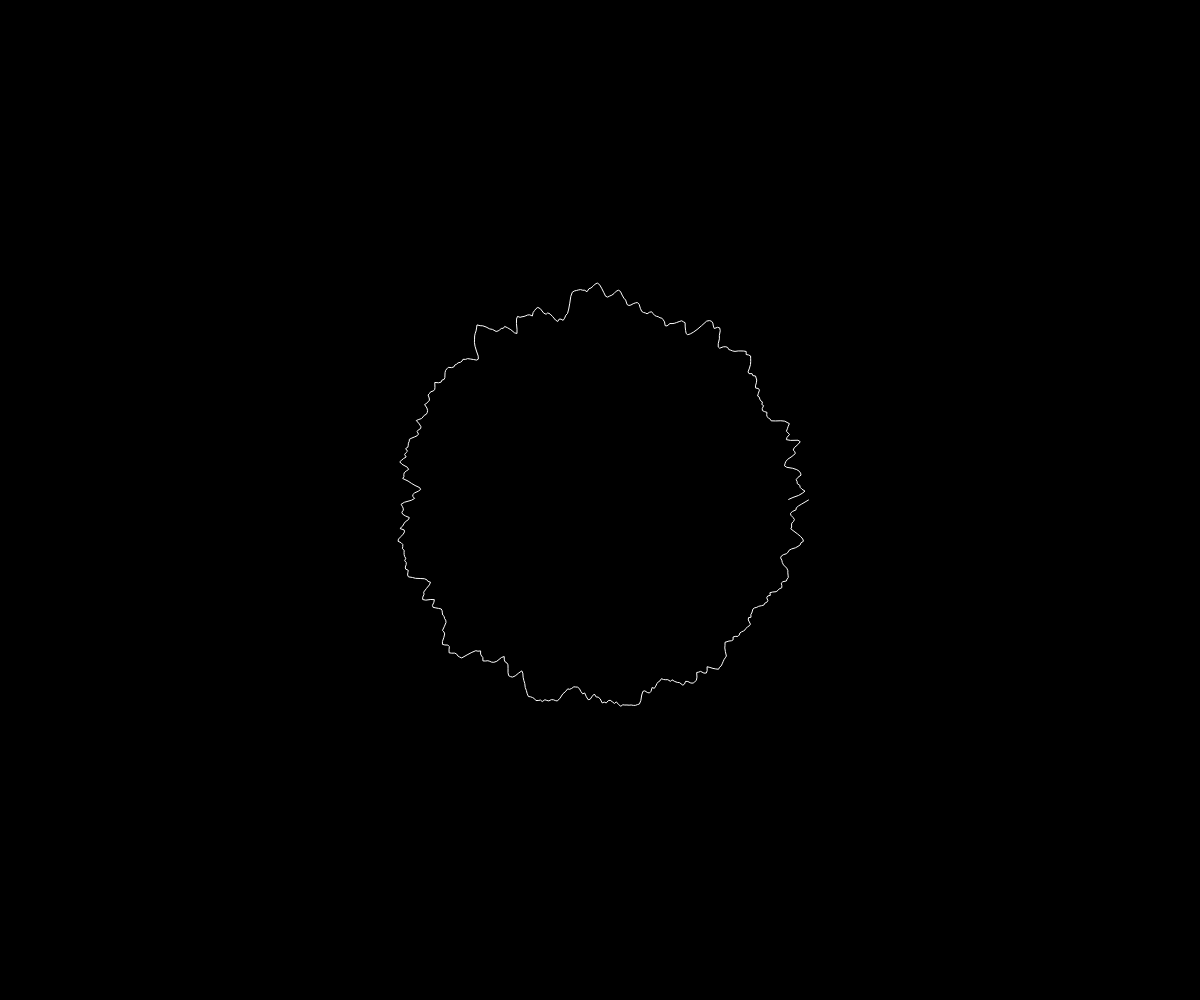
Frame 1 (no input)
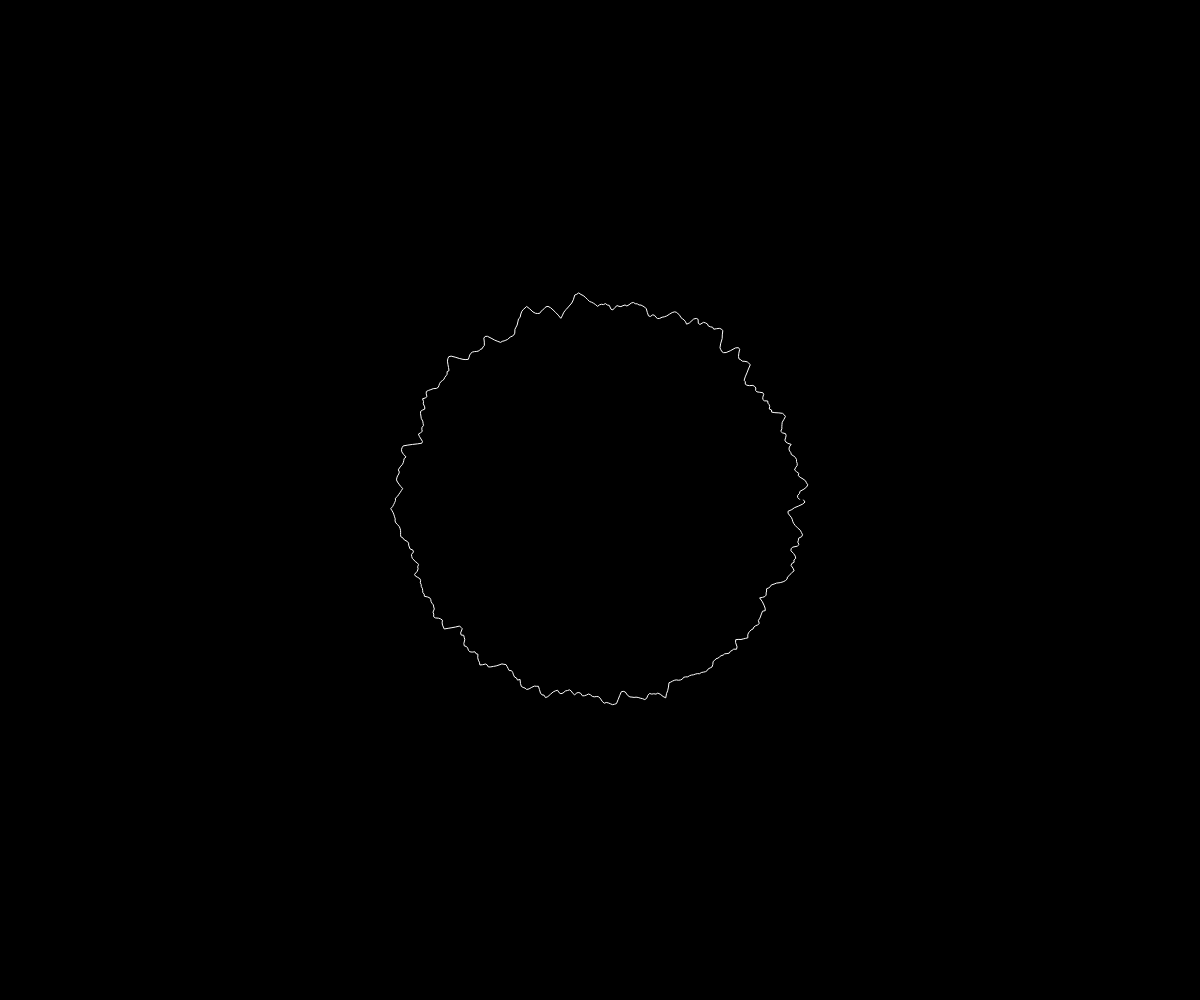
Frame 60 (no input)
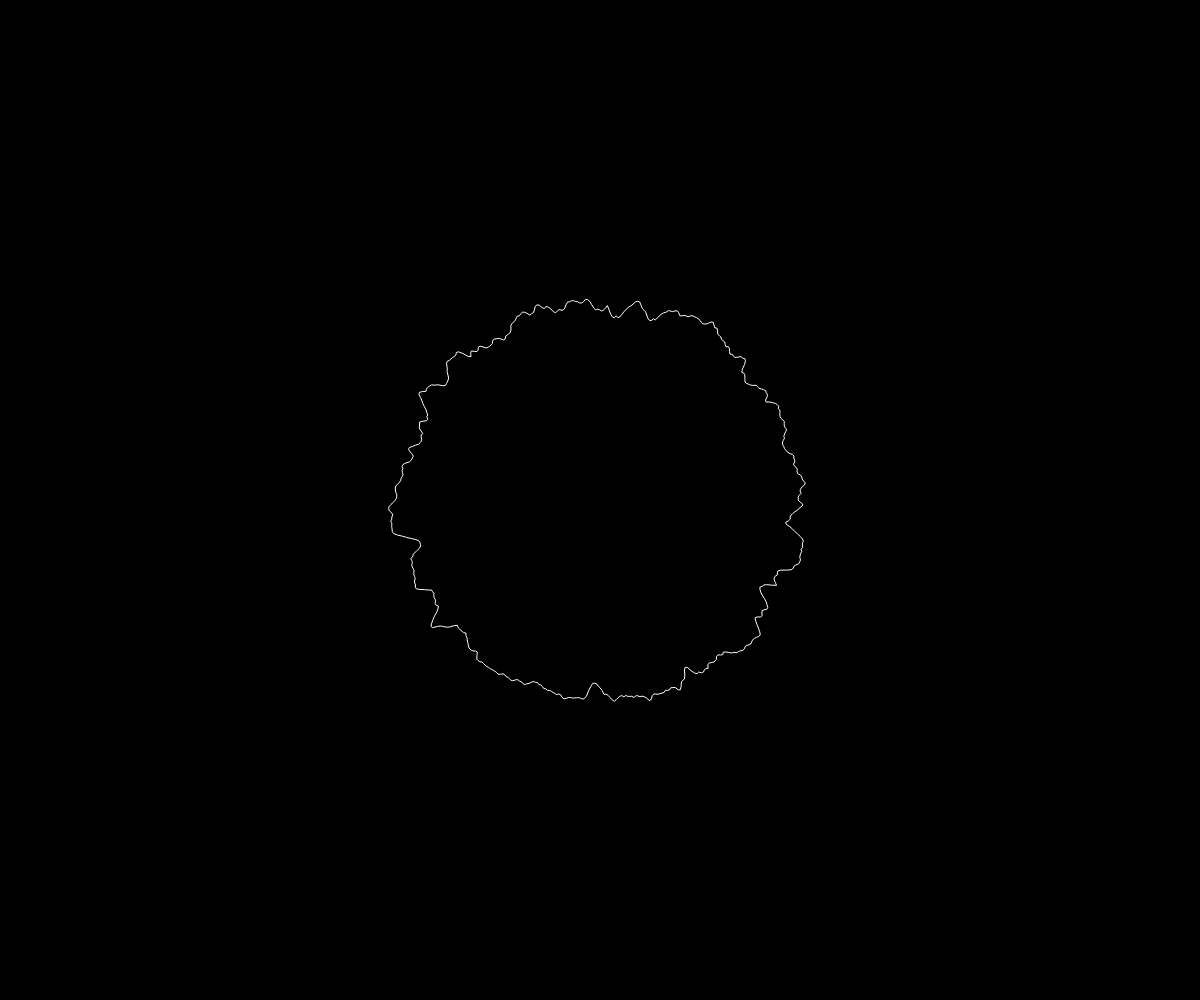
Frame 120 (the mouse pressed at the canvas centre since frame 60)

The p5.js sketch that drew these frames (run headless with seeded random() and noise() and a simulated clock; from frame 60 on, the mouse is pressed at the canvas centre):

// p5.js sketch
// ── sketch.js


// layout
const winW = window.innerWidth
const winH = window.innerHeight

var yoff = 0.0;
function setup() {
  // noLoop();
  createCanvas(windowWidth, windowHeight)
  stroke(255);
  strokeWeight(1);
}
let radius = 200

function draw() {
  background(0)
  //Blobby
  translate(winW / 2, winH / 2)
  noFill()
  let xOff = 0;
  beginShape()
  var xoff = 0;
  for (var a = 0; a < TWO_PI; a += 0.01) {
    var offset = map(noise(xoff, yoff), 0, 1, -25, 25);
    var r = radius + offset;
    var x = r * cos(a);
    var y = r * sin(a);
    vertex(x, y);
    xoff += 0.1;
    //ellipse(x, y, 4, 4);
  }
  endShape();
  yoff += 0.01;
}
